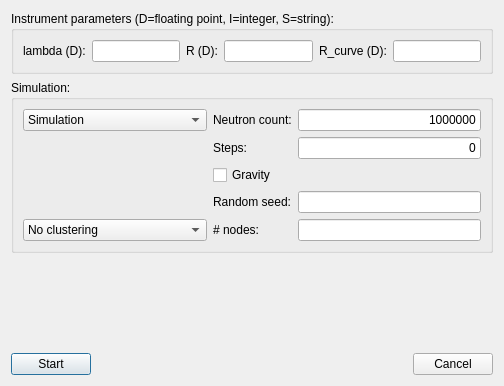
<?xml version="1.0" encoding="UTF-8"?>
<ui version="4.0">
 <class>dlgStartSim</class>
 <widget class="QDialog" name="dlgStartSim">
  <property name="geometry">
   <rect>
    <x>0</x>
    <y>0</y>
    <width>504</width>
    <height>386</height>
   </rect>
  </property>
  <property name="windowTitle">
   <string>Start simulation</string>
  </property>
  <layout class="QVBoxLayout" name="verticalLayout_4">
   <item>
    <layout class="QVBoxLayout" name="verticalLayout">
     <item>
      <widget class="QGroupBox" name="gbxGrid">
       <property name="title">
        <string>Instrument parameters (D=floating point, I=integer, S=string):</string>
       </property>
       <layout class="QVBoxLayout" name="verticalLayout_2">
        <item>
         <layout class="QGridLayout" name="gridLayout">
          <item row="0" column="0">
           <widget class="QLabel" name="lblGridDummy">
            <property name="text">
             <string>lambda (D):</string>
            </property>
           </widget>
          </item>
          <item row="0" column="3">
           <widget class="QLineEdit" name="edtGridDummy2">
            <property name="alignment">
             <set>Qt::AlignRight|Qt::AlignTrailing|Qt::AlignVCenter</set>
            </property>
           </widget>
          </item>
          <item row="0" column="2">
           <widget class="QLabel" name="lblGridDummy2">
            <property name="text">
             <string>R (D):</string>
            </property>
           </widget>
          </item>
          <item row="0" column="4">
           <widget class="QLabel" name="lblGridDummy3">
            <property name="text">
             <string>R_curve (D):</string>
            </property>
           </widget>
          </item>
          <item row="0" column="1">
           <widget class="QLineEdit" name="edtGridDummy">
            <property name="alignment">
             <set>Qt::AlignRight|Qt::AlignTrailing|Qt::AlignVCenter</set>
            </property>
           </widget>
          </item>
          <item row="0" column="5">
           <widget class="QLineEdit" name="edtGridDummy3">
            <property name="alignment">
             <set>Qt::AlignRight|Qt::AlignTrailing|Qt::AlignVCenter</set>
            </property>
           </widget>
          </item>
         </layout>
        </item>
       </layout>
      </widget>
     </item>
     <item>
      <widget class="QGroupBox" name="gbxSim">
       <property name="title">
        <string>Simulation:</string>
       </property>
       <layout class="QVBoxLayout" name="verticalLayout_3">
        <item>
         <layout class="QGridLayout" name="gridLayout_2">
          <item row="1" column="0">
           <widget class="QComboBox" name="cbxSimTrace">
            <property name="sizePolicy">
             <sizepolicy hsizetype="MinimumExpanding" vsizetype="Fixed">
              <horstretch>0</horstretch>
              <verstretch>0</verstretch>
             </sizepolicy>
            </property>
            <item>
             <property name="text">
              <string>Simulation</string>
             </property>
            </item>
            <item>
             <property name="text">
              <string>Trace</string>
             </property>
            </item>
           </widget>
          </item>
          <item row="6" column="0">
           <widget class="QComboBox" name="cbxClustering">
            <property name="sizePolicy">
             <sizepolicy hsizetype="MinimumExpanding" vsizetype="Fixed">
              <horstretch>0</horstretch>
              <verstretch>0</verstretch>
             </sizepolicy>
            </property>
            <item>
             <property name="text">
              <string>No clustering</string>
             </property>
            </item>
            <item>
             <property name="text">
              <string>MPI clustering</string>
             </property>
            </item>
            <item>
             <property name="text">
              <string>SSH clustering</string>
             </property>
            </item>
           </widget>
          </item>
          <item row="1" column="2">
           <widget class="QLineEdit" name="edtNeutronCnt">
            <property name="text">
             <string>1000000</string>
            </property>
            <property name="alignment">
             <set>Qt::AlignRight|Qt::AlignTrailing|Qt::AlignVCenter</set>
            </property>
           </widget>
          </item>
          <item row="6" column="1">
           <widget class="QLabel" name="label_3">
            <property name="text">
             <string># nodes:</string>
            </property>
           </widget>
          </item>
          <item row="4" column="2">
           <widget class="QLineEdit" name="lineEdit">
            <property name="alignment">
             <set>Qt::AlignRight|Qt::AlignTrailing|Qt::AlignVCenter</set>
            </property>
           </widget>
          </item>
          <item row="4" column="1">
           <widget class="QLabel" name="label_5">
            <property name="text">
             <string>Random seed:</string>
            </property>
           </widget>
          </item>
          <item row="2" column="1">
           <widget class="QLabel" name="label">
            <property name="text">
             <string>Steps:</string>
            </property>
           </widget>
          </item>
          <item row="1" column="1">
           <widget class="QLabel" name="label_4">
            <property name="text">
             <string>Neutron count:</string>
            </property>
           </widget>
          </item>
          <item row="2" column="2">
           <widget class="QLineEdit" name="edtSteps">
            <property name="text">
             <string>0</string>
            </property>
            <property name="alignment">
             <set>Qt::AlignRight|Qt::AlignTrailing|Qt::AlignVCenter</set>
            </property>
           </widget>
          </item>
          <item row="3" column="1">
           <widget class="QCheckBox" name="checkBox">
            <property name="text">
             <string>Gravity</string>
            </property>
           </widget>
          </item>
          <item row="6" column="2">
           <widget class="QLineEdit" name="edtNodes">
            <property name="alignment">
             <set>Qt::AlignRight|Qt::AlignTrailing|Qt::AlignVCenter</set>
            </property>
           </widget>
          </item>
         </layout>
        </item>
       </layout>
      </widget>
     </item>
     <item>
      <spacer name="verticalSpacer">
       <property name="orientation">
        <enum>Qt::Vertical</enum>
       </property>
       <property name="sizeHint" stdset="0">
        <size>
         <width>20</width>
         <height>40</height>
        </size>
       </property>
      </spacer>
     </item>
     <item>
      <layout class="QHBoxLayout" name="horizontalLayout_3">
       <item>
        <widget class="QPushButton" name="btnStart">
         <property name="text">
          <string>Start</string>
         </property>
        </widget>
       </item>
       <item>
        <spacer name="horizontalSpacer">
         <property name="orientation">
          <enum>Qt::Horizontal</enum>
         </property>
         <property name="sizeHint" stdset="0">
          <size>
           <width>40</width>
           <height>20</height>
          </size>
         </property>
        </spacer>
       </item>
       <item>
        <widget class="QPushButton" name="btnCancel">
         <property name="text">
          <string>Cancel</string>
         </property>
        </widget>
       </item>
      </layout>
     </item>
    </layout>
   </item>
  </layout>
 </widget>
 <resources/>
 <connections/>
</ui>
